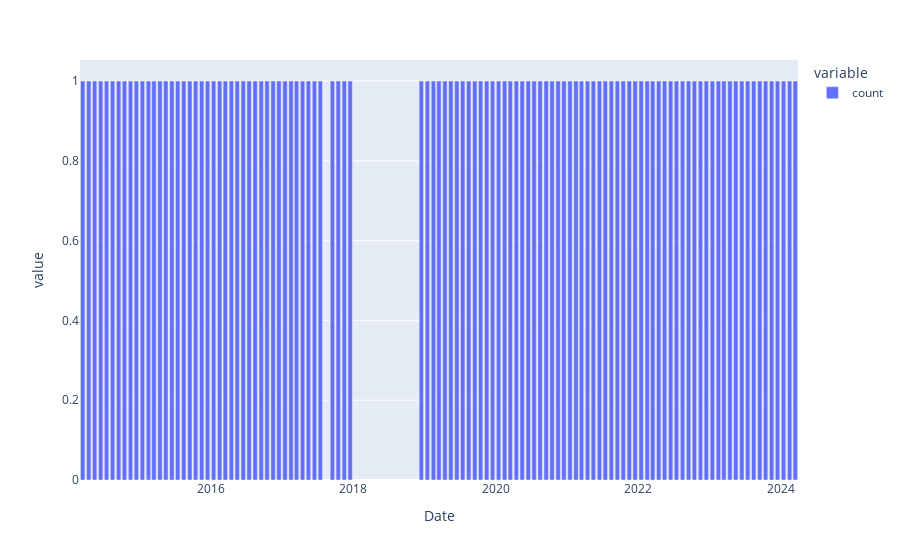

The code cell stored with this chart in its notebook:
### Code cell
#find missing data 
df_Lviv= df_ukr_rice[df_ukr_rice['market']=='Lviv'].reset_index()
df_Lviv = df_Lviv.set_index('Date')
product = df_Lviv.index.value_counts(ascending=True)
px.bar(product)
